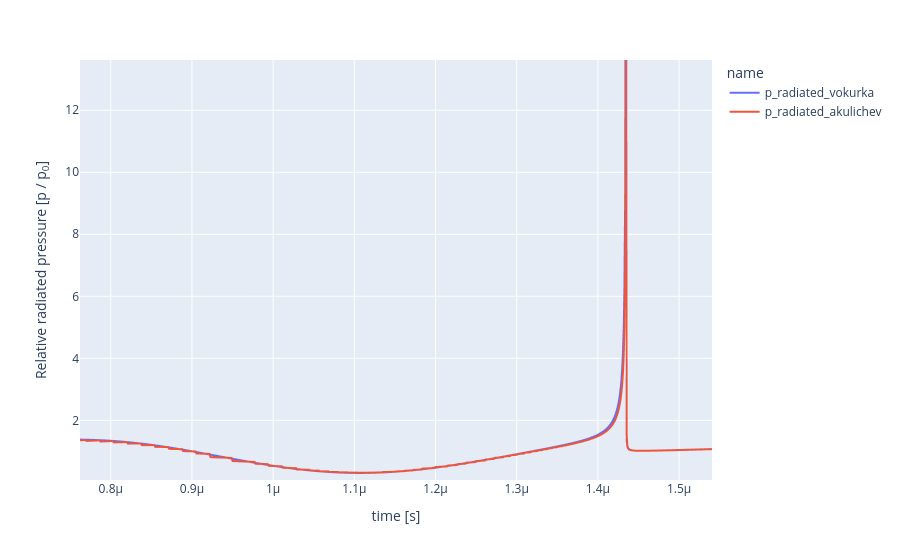

Source (notebook cell):
### Code cell
import pandas as pd

rad_p_df1 = pd.DataFrame(
    data={
        "x": BD_obj.time,
        "y": BD_obj.p_radiated_vokurka,
        "name": "p_radiated_vokurka",
    }
)
rad_p_df2 = pd.DataFrame(
    data={
        "x": BD_obj.time,
        "y": BD_obj.p_radiated,
        "name": "p_radiated_akulichev",
    }
)
rad_p_df = pd.concat([rad_p_df1, rad_p_df2])

fig = px.line(rad_p_df,x="x", y="y", color="name")

fig.update_layout(
    xaxis=dict(title="time [s]"),
    yaxis=dict(title="Relative radiated pressure [p / p<sub>0</sub>]"), #r"$\text{Relative radiated pressure } [p/p_0]$"),
)
fig.show()

### Figure 1 — Plotly figure (JSON) as saved in the notebook; plotly's stock layout.template omitted (floating-point values rounded to 4 significant figures; data arrays with more than 128 entries replaced by an {"elided": "..."} marker saying what was removed)
{"data": [{"hovertemplate": "name=p_radiated_vokurka<br>x=%{x}<br>y=%{y}<extra></extra>", "legendgroup": "p_radiated_vokurka", "line": {"color": "#636efa", "dash": "solid"}, "marker": {"symbol": "circle"}, "mode": "lines", "name": "p_radiated_vokurka", "showlegend": true, "type": "scattergl", "x": {"elided": "10000 float values"}, "xaxis": "x", "y": {"elided": "10000 float values"}, "yaxis": "y"}, {"hovertemplate": "name=p_radiated_akulichev<br>x=%{x}<br>y=%{y}<extra></extra>", "legendgroup": "p_radiated_akulichev", "line": {"color": "#EF553B", "dash": "solid"}, "marker": {"symbol": "circle"}, "mode": "lines", "name": "p_radiated_akulichev", "showlegend": true, "type": "scattergl", "x": {"elided": "10000 float values"}, "xaxis": "x", "y": {"elided": "10000 float values"}, "yaxis": "y"}], "layout": {"autosize": true, "legend": {"title": {"text": "name"}, "tracegroupgap": 0}, "margin": {"t": 60}, "xaxis": {"anchor": "y", "autorange": false, "domain": [0, 1], "range": [7.621e-07, 1.541e-06], "title": {"text": "time [s]"}, "type": "linear"}, "yaxis": {"anchor": "x", "autorange": false, "domain": [0, 1], "range": [0.07598, 13.62], "title": {"text": "Relative radiated pressure [p / p<sub>0</sub>]"}, "type": "linear"}}}
